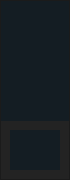
           <widget class="QFrame" name="frame_left_menu">
            <property name="minimumSize">
             <size>
              <width>70</width>
              <height>0</height>
             </size>
            </property>
            <property name="maximumSize">
             <size>
              <width>70</width>
              <height>16777215</height>
             </size>
            </property>
            <property name="styleSheet">
             <string notr="true">background-color: rgb(35, 35, 35);</string>
            </property>
            <property name="frameShape">
             <enum>QFrame::StyledPanel</enum>
            </property>
            <property name="frameShadow">
             <enum>QFrame::Raised</enum>
            </property>
            <layout class="QVBoxLayout" name="verticalLayout_4">
             <property name="spacing">
              <number>0</number>
             </property>
             <property name="leftMargin">
              <number>0</number>
             </property>
             <property name="topMargin">
              <number>0</number>
             </property>
             <property name="rightMargin">
              <number>0</number>
             </property>
             <property name="bottomMargin">
              <number>0</number>
             </property>
             <item alignment="Qt::AlignTop">
              <widget class="QFrame" name="frame_top_menus_2">
               <property name="frameShape">
                <enum>QFrame::NoFrame</enum>
               </property>
               <property name="frameShadow">
                <enum>QFrame::Raised</enum>
               </property>
               <layout class="QVBoxLayout" name="verticalLayout_12">
                <property name="spacing">
                 <number>0</number>
                </property>
                <property name="leftMargin">
                 <number>0</number>
                </property>
                <property name="topMargin">
                 <number>0</number>
                </property>
                <property name="rightMargin">
                 <number>0</number>
                </property>
                <property name="bottomMargin">
                 <number>0</number>
                </property>
                <item>
                 <widget class="QPushButton" name="Drawing">
                  <property name="minimumSize">
                   <size>
                    <width>0</width>
                    <height>40</height>
                   </size>
                  </property>
                  <property name="autoFillBackground">
                   <bool>false</bool>
                  </property>
                  <property name="styleSheet">
                   <string notr="true">QPushButton {
	background-image: url(:/24x24/icons/24x24/cil-location-pin.png);
	background-position: center;
	background-repeat: no-reperat;
	border: none;
	background-color: rgb(20, 29, 35);
}
QPushButton:hover {
	background-color: rgb(85, 170, 255);
}
QPushButton:pressed {	
	background-color: rgb(85, 170, 255);
}
</string>
                  </property>
                  <property name="text">
                   <string/>
                  </property>
                 </widget>
                </item>
                <item>
                 <widget class="QPushButton" name="Home">
                  <property name="minimumSize">
                   <size>
                    <width>0</width>
                    <height>40</height>
                   </size>
                  </property>
                  <property name="styleSheet">
                   <string notr="true">QPushButton {
	background-image: url(:/24x24/icons/24x24/cil-home.png);
	background-position: center;
	background-repeat: no-reperat;
	border: none;
	background-color: rgb(20, 29, 35);
}
QPushButton:hover {
	background-color: rgb(85, 170, 255);
}
QPushButton:pressed {	
	background-color: rgb(85, 170, 255);
}</string>
                  </property>
                  <property name="text">
                   <string/>
                  </property>
                 </widget>
                </item>
                <item>
                 <widget class="QPushButton" name="Video">
                  <property name="minimumSize">
                   <size>
                    <width>0</width>
                    <height>40</height>
                   </size>
                  </property>
                  <property name="styleSheet">
                   <string notr="true">QPushButton {
	background-image: url(:/24x24/icons/24x24/cil-camera.png);
	background-position: center;
	background-repeat: no-reperat;
	border: none;
	background-color: rgb(20, 29, 35);
}
QPushButton:hover {
	background-color: rgb(85, 170, 255);
}
QPushButton:pressed {	
	background-color: rgb(85, 170, 255);
}</string>
                  </property>
                  <property name="text">
                   <string/>
                  </property>
                 </widget>
                </item>
               </layout>
              </widget>
             </item>
             <item alignment="Qt::AlignBottom">
              <widget class="QFrame" name="frame_extra_menus">
               <property name="sizePolicy">
                <sizepolicy hsizetype="Preferred" vsizetype="Preferred">
                 <horstretch>0</horstretch>
                 <verstretch>0</verstretch>
                </sizepolicy>
               </property>
               <property name="frameShape">
                <enum>QFrame::NoFrame</enum>
               </property>
               <property name="frameShadow">
                <enum>QFrame::Raised</enum>
               </property>
               <layout class="QVBoxLayout" name="verticalLayout_11">
                <item>
                 <widget class="QPushButton" name="Btn_Menu_7">
                  <property name="minimumSize">
                   <size>
                    <width>0</width>
                    <height>40</height>
                   </size>
                  </property>
                  <property name="styleSheet">
                   <string notr="true">QPushButton {
	background-image: url(:/24x24/icons/24x24/cil-settings.png);
	background-position: center;
	background-repeat: no-reperat;
	border: none;
	background-color: rgb(20, 29, 35);
}
QPushButton:hover {
	background-color: rgb(85, 170, 255);
}
QPushButton:pressed {	
	background-color: rgb(85, 170, 255);
}</string>
                  </property>
                  <property name="text">
                   <string/>
                  </property>
                 </widget>
                </item>
               </layout>
              </widget>
             </item>
            </layout>
           </widget>
